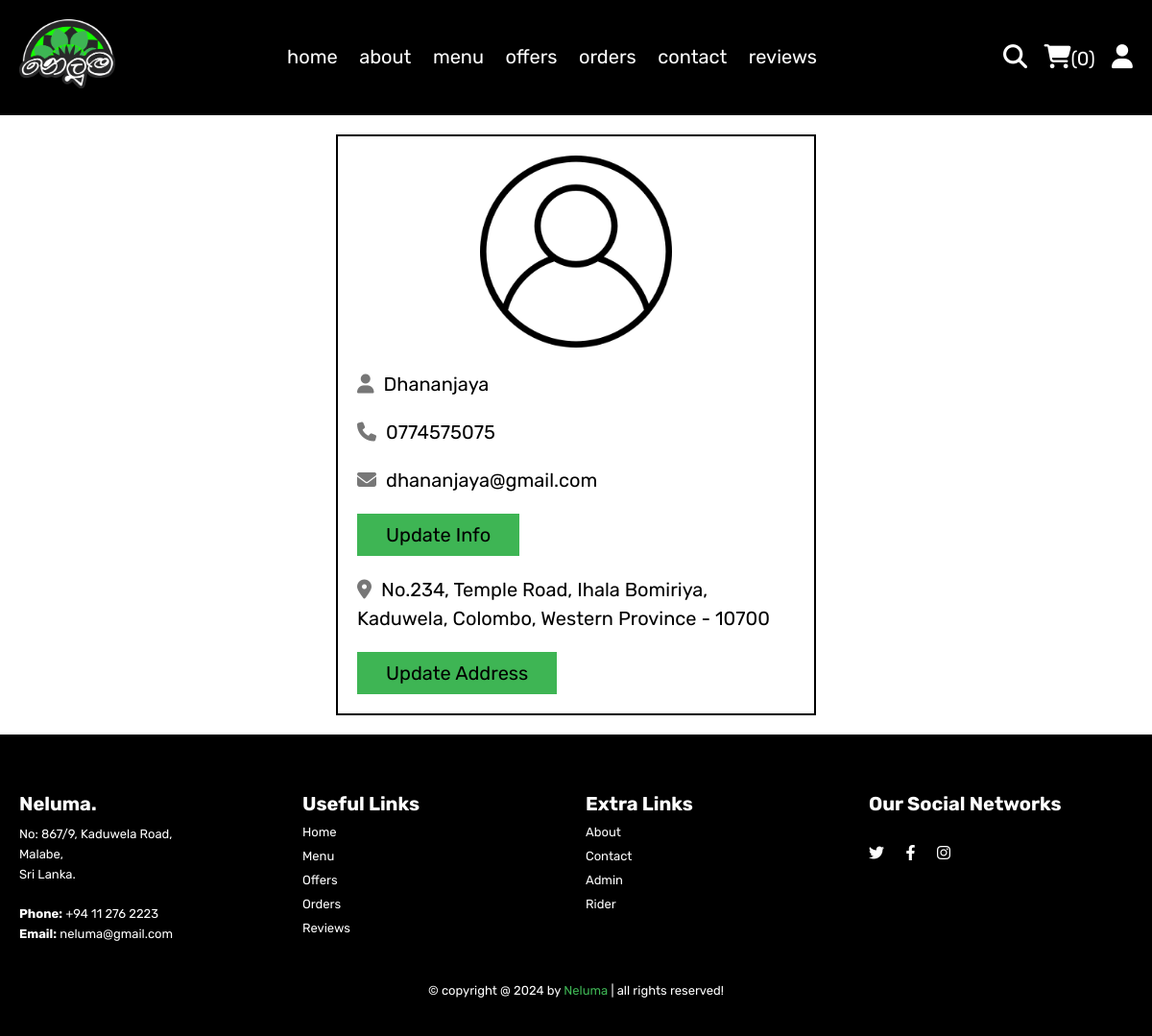
The app's page /Neluma/profile.php (signed in) with its own data.
### tables this page shows
CREATE TABLE IF NOT EXISTS `users` (
  `id` int NOT NULL AUTO_INCREMENT,
  `name` varchar(50) NOT NULL,
  `email` varchar(50) NOT NULL,
  `number` varchar(10) NOT NULL,
  `password` varchar(50) NOT NULL,
  `address` varchar(500) NOT NULL,
  PRIMARY KEY (`id`)
);

### Neluma/profile.php (the view, shortened to what this page needs)
<?php
include 'components/connect.php';
?>
<!DOCTYPE html>
<html lang="en">
<head>
   <link rel="stylesheet" href="https://cdnjs.cloudflare.com/ajax/libs/font-awesome/6.1.1/css/all.min.css">
   <link rel="stylesheet" href="css/style.css">
</head>
<body>
<?php include 'components/user_header.php'; ?>
<section class="user-details">
   <div class="user">
      <img src="images/user-icon.png" alt="">
      <p><i class="fas fa-user"></i><span><span><?= $fetch_profile['name']; ?></span></span></p>
      <p><i class="fas fa-phone"></i><span><?= $fetch_profile['number']; ?></span></p>
      <p><i class="fas fa-envelope"></i><span><?= $fetch_profile['email']; ?></span></p>
      <a href="update_profile.php" class="btn">update info</a>
      <p class="address"><i class="fas fa-map-marker-alt"></i><span><?php if($fetch_profile['address'] == ''){echo 'please enter your address';}else{echo $fetch_profile['address'];} ?></span></p>
      <a href="update_address.php" class="btn">update address</a>
   </div>
</section>
<?php include 'components/footer.php'; ?>
</body>
</html>

### Neluma/css/style.css (style rules this page uses)
:root { --light-green:#15FF00; --dark-green:#3EB554; --red:#b81807; --white:#fff; --black:#000000; --light-color:#777; --border:.2rem solid var(--black); }
* { font-family: 'Rubik', sans-serif; margin:0; padding:0; box-sizing: border-box; outline: none; border: none; text-decoration: none; }
html { font-size: 62.5%; overflow-x: hidden; scroll-behavior: smooth; stop-opacity: 7rem; }
section { margin:0 auto; max-width: 1200px; padding:2rem; }
.btn, .delete-btn { margin-top: 1rem; display: inline-block; font-size: 2rem; padding:1rem 3rem; cursor: pointer; text-transform: capitalize; transition: .2s linear; }
.btn { background-color: var(--dark-green); color:var(--black); }
.user-details .user { max-width: 50rem; margin:0 auto; border:var(--border); padding:2rem; }
.user-details .user img { width: 100%; height: 20rem; object-fit: contain; margin-bottom: 1rem; }
.user-details .user p { padding:1rem 0; line-height: 1.5; font-size: 2rem; }
.user-details .user p span { color:var(--black); }
.user-details .user p i { margin-right: 1rem; color:var(--light-color); }
.user-details .user .address { margin-top: 1rem; }

### records on screen
users: name "Dhananjaya", number "0774575075", email "dhananjaya@gmail.com", address "No.234, Temple Road, Ihala Bomiriya, Kaduwela, Colombo, Western Province - 10700"

### other values on screen
$total_cart_items "0"
